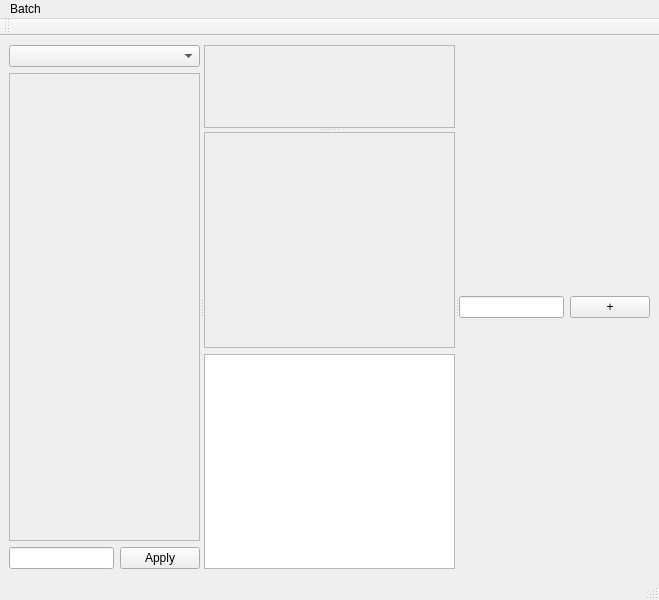
<?xml version="1.0" encoding="UTF-8"?>
<ui version="4.0">
 <class>MainWindow</class>
 <widget class="QMainWindow" name="MainWindow">
  <property name="geometry">
   <rect>
    <x>0</x>
    <y>0</y>
    <width>659</width>
    <height>600</height>
   </rect>
  </property>
  <property name="windowTitle">
   <string>CTIE</string>
  </property>
  <widget class="QWidget" name="centralwidget">
   <layout class="QGridLayout" name="gridLayout">
    <item row="0" column="0">
     <widget class="QSplitter" name="splitter_2">
      <property name="orientation">
       <enum>Qt::Horizontal</enum>
      </property>
      <widget class="QWidget" name="layoutWidget">
       <layout class="QVBoxLayout" name="verticalLayout_3">
        <item>
         <layout class="QVBoxLayout" name="verticalLayout_4">
          <item>
           <widget class="QComboBox" name="comboBox"/>
          </item>
          <item>
           <widget class="QScrollArea" name="itemListScroller">
            <property name="widgetResizable">
             <bool>true</bool>
            </property>
            <widget class="QWidget" name="scrollAreaWidgetContents_5">
             <property name="geometry">
              <rect>
               <x>0</x>
               <y>0</y>
               <width>200</width>
               <height>436</height>
              </rect>
             </property>
             <layout class="QVBoxLayout" name="verticalLayout_9">
              <item>
               <layout class="QVBoxLayout" name="itemList"/>
              </item>
             </layout>
            </widget>
           </widget>
          </item>
          <item>
           <layout class="QHBoxLayout" name="horizontalLayout_7">
            <item>
             <widget class="QLineEdit" name="lineEdit"/>
            </item>
            <item>
             <widget class="QPushButton" name="pushButton">
              <property name="text">
               <string>Apply</string>
              </property>
             </widget>
            </item>
           </layout>
          </item>
         </layout>
        </item>
       </layout>
      </widget>
      <widget class="QSplitter" name="splitter">
       <property name="orientation">
        <enum>Qt::Vertical</enum>
       </property>
       <widget class="QScrollArea" name="workAreaScroller">
        <property name="focusPolicy">
         <enum>Qt::NoFocus</enum>
        </property>
        <property name="alignment">
         <set>Qt::AlignCenter</set>
        </property>
        <widget class="QWidget" name="widget">
         <property name="geometry">
          <rect>
           <x>0</x>
           <y>0</y>
           <width>217</width>
           <height>76</height>
          </rect>
         </property>
        </widget>
       </widget>
       <widget class="QWidget" name="verticalLayoutWidget">
        <layout class="QVBoxLayout" name="verticalLayout">
         <property name="sizeConstraint">
          <enum>QLayout::SetMinimumSize</enum>
         </property>
         <item>
          <widget class="QScrollArea" name="scrollArea_3">
           <property name="enabled">
            <bool>true</bool>
           </property>
           <widget class="QWidget" name="scrollAreaWidgetContents_7">
            <property name="geometry">
             <rect>
              <x>0</x>
              <y>0</y>
              <width>215</width>
              <height>210</height>
             </rect>
            </property>
           </widget>
          </widget>
         </item>
         <item>
          <widget class="QTextEdit" name="textEdit"/>
         </item>
        </layout>
       </widget>
      </widget>
      <widget class="QWidget" name="layoutWidget">
       <layout class="QVBoxLayout" name="verticalLayout_7">
        <item>
         <layout class="QHBoxLayout" name="horizontalLayout_8">
          <item>
           <widget class="QLineEdit" name="lineEdit_2">
            <property name="sizePolicy">
             <sizepolicy hsizetype="Expanding" vsizetype="Fixed">
              <horstretch>0</horstretch>
              <verstretch>0</verstretch>
             </sizepolicy>
            </property>
           </widget>
          </item>
          <item>
           <widget class="QPushButton" name="pushButton_2">
            <property name="sizePolicy">
             <sizepolicy hsizetype="Minimum" vsizetype="Fixed">
              <horstretch>0</horstretch>
              <verstretch>0</verstretch>
             </sizepolicy>
            </property>
            <property name="text">
             <string>+</string>
            </property>
           </widget>
          </item>
         </layout>
        </item>
       </layout>
      </widget>
     </widget>
    </item>
   </layout>
  </widget>
  <widget class="QMenuBar" name="menubar">
   <property name="geometry">
    <rect>
     <x>0</x>
     <y>0</y>
     <width>659</width>
     <height>28</height>
    </rect>
   </property>
   <widget class="QMenu" name="menuBatch">
    <property name="title">
     <string>Batch</string>
    </property>
    <addaction name="actionTrim_Left_Top"/>
    <addaction name="actionTrim_Right_Bottom"/>
    <addaction name="actionSet_Value"/>
   </widget>
   <addaction name="menuBatch"/>
  </widget>
  <widget class="QStatusBar" name="statusBar"/>
  <widget class="QToolBar" name="toolBar">
   <property name="windowTitle">
    <string>toolBar</string>
   </property>
   <attribute name="toolBarArea">
    <enum>TopToolBarArea</enum>
   </attribute>
   <attribute name="toolBarBreak">
    <bool>false</bool>
   </attribute>
  </widget>
  <action name="actionTrim_Left_Top">
   <property name="text">
    <string>Trim Left-Top</string>
   </property>
  </action>
  <action name="actionTrim_Right_Bottom">
   <property name="text">
    <string>Trim Right-Bottom</string>
   </property>
  </action>
  <action name="actionSet_Value">
   <property name="text">
    <string>Set Value</string>
   </property>
  </action>
 </widget>
 <resources/>
 <connections/>
</ui>
